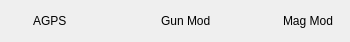
   <widget class="QWidget" name="">
    <property name="geometry">
     <rect>
      <x>20</x>
      <y>50</y>
      <width>350</width>
      <height>24</height>
     </rect>
    </property>
    <layout class="QHBoxLayout" name="horizontalLayout_4">
     <property name="spacing">
      <number>50</number>
     </property>
     <item>
      <layout class="QHBoxLayout" name="horizontalLayout">
       <property name="spacing">
        <number>2</number>
       </property>
       <item>
        <widget class="QSimpleShape" name="ledAGPSState">
         <property name="sizePolicy">
          <sizepolicy hsizetype="Fixed" vsizetype="Fixed">
           <horstretch>0</horstretch>
           <verstretch>0</verstretch>
          </sizepolicy>
         </property>
         <property name="minimumSize">
          <size>
           <width>20</width>
           <height>20</height>
          </size>
         </property>
         <property name="colour2" stdset="0">
          <color>
           <red>252</red>
           <green>233</green>
           <blue>79</blue>
          </color>
         </property>
         <property name="colour3" stdset="0">
          <color>
           <red>239</red>
           <green>41</green>
           <blue>41</blue>
          </color>
         </property>
        </widget>
       </item>
       <item>
        <widget class="QLabel" name="label_30">
         <property name="sizePolicy">
          <sizepolicy hsizetype="Preferred" vsizetype="Preferred">
           <horstretch>0</horstretch>
           <verstretch>0</verstretch>
          </sizepolicy>
         </property>
         <property name="text">
          <string>AGPS</string>
         </property>
        </widget>
       </item>
      </layout>
     </item>
     <item>
      <layout class="QHBoxLayout" name="horizontalLayout_2">
       <property name="spacing">
        <number>2</number>
       </property>
       <item>
        <widget class="QSimpleShape" name="ledGunModState">
         <property name="sizePolicy">
          <sizepolicy hsizetype="Fixed" vsizetype="Fixed">
           <horstretch>0</horstretch>
           <verstretch>0</verstretch>
          </sizepolicy>
         </property>
         <property name="minimumSize">
          <size>
           <width>20</width>
           <height>20</height>
          </size>
         </property>
         <property name="colour0" stdset="0">
          <color>
           <red>186</red>
           <green>189</green>
           <blue>182</blue>
          </color>
         </property>
         <property name="colour1" stdset="0">
          <color>
           <red>240</red>
           <green>240</green>
           <blue>20</blue>
          </color>
         </property>
         <property name="colour2" stdset="0">
          <color>
           <red>0</red>
           <green>205</green>
           <blue>0</blue>
          </color>
         </property>
         <property name="colour3" stdset="0">
          <color>
           <red>239</red>
           <green>41</green>
           <blue>41</blue>
          </color>
         </property>
        </widget>
       </item>
       <item>
        <widget class="QLabel" name="label_32">
         <property name="sizePolicy">
          <sizepolicy hsizetype="Maximum" vsizetype="Preferred">
           <horstretch>0</horstretch>
           <verstretch>0</verstretch>
          </sizepolicy>
         </property>
         <property name="text">
          <string>Gun Mod</string>
         </property>
        </widget>
       </item>
      </layout>
     </item>
     <item>
      <layout class="QHBoxLayout" name="horizontalLayout_3">
       <property name="spacing">
        <number>2</number>
       </property>
       <item>
        <widget class="QSimpleShape" name="ledMagModState">
         <property name="sizePolicy">
          <sizepolicy hsizetype="Fixed" vsizetype="Fixed">
           <horstretch>0</horstretch>
           <verstretch>0</verstretch>
          </sizepolicy>
         </property>
         <property name="minimumSize">
          <size>
           <width>20</width>
           <height>20</height>
          </size>
         </property>
         <property name="colour0" stdset="0">
          <color>
           <red>186</red>
           <green>189</green>
           <blue>182</blue>
          </color>
         </property>
         <property name="colour1" stdset="0">
          <color>
           <red>240</red>
           <green>240</green>
           <blue>20</blue>
          </color>
         </property>
         <property name="colour2" stdset="0">
          <color>
           <red>0</red>
           <green>205</green>
           <blue>0</blue>
          </color>
         </property>
         <property name="colour3" stdset="0">
          <color>
           <red>239</red>
           <green>41</green>
           <blue>41</blue>
          </color>
         </property>
        </widget>
       </item>
       <item>
        <widget class="QLabel" name="label_35">
         <property name="sizePolicy">
          <sizepolicy hsizetype="Minimum" vsizetype="Preferred">
           <horstretch>0</horstretch>
           <verstretch>0</verstretch>
          </sizepolicy>
         </property>
         <property name="text">
          <string>Mag Mod</string>
         </property>
        </widget>
       </item>
      </layout>
     </item>
    </layout>
   </widget>
